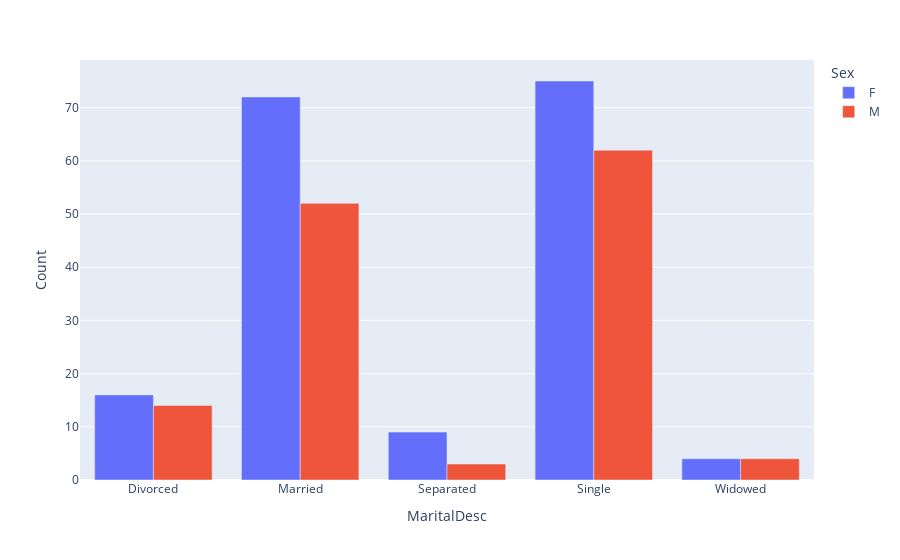

Source (notebook cell):
### Code cell
obj=px.bar(count_df,x='MaritalDesc',y='Count',color='Sex',barmode='group')
obj.show()

### Figure 1 — Plotly figure (JSON) as saved in the notebook; plotly's stock layout.template omitted (floating-point values rounded to 4 significant figures)
{"data": [{"alignmentgroup": "True", "hovertemplate": "Sex=F<br>MaritalDesc=%{x}<br>Count=%{y}<extra></extra>", "legendgroup": "F", "marker": {"color": "#636efa", "pattern": {"shape": ""}}, "name": "F", "offsetgroup": "F", "orientation": "v", "showlegend": true, "textposition": "auto", "type": "bar", "x": ["Divorced", "Married", "Separated", "Single", "Widowed"], "xaxis": "x", "y": [16, 72, 9, 75, 4], "yaxis": "y"}, {"alignmentgroup": "True", "hovertemplate": "Sex=M <br>MaritalDesc=%{x}<br>Count=%{y}<extra></extra>", "legendgroup": "M ", "marker": {"color": "#EF553B", "pattern": {"shape": ""}}, "name": "M ", "offsetgroup": "M ", "orientation": "v", "showlegend": true, "textposition": "auto", "type": "bar", "x": ["Divorced", "Married", "Separated", "Single", "Widowed"], "xaxis": "x", "y": [14, 52, 3, 62, 4], "yaxis": "y"}], "layout": {"autosize": true, "barmode": "group", "legend": {"title": {"text": "Sex"}, "tracegroupgap": 0}, "margin": {"t": 60}, "xaxis": {"anchor": "y", "autorange": true, "domain": [0, 1], "range": [-0.5, 4.5], "title": {"text": "MaritalDesc"}, "type": "category"}, "yaxis": {"anchor": "x", "autorange": true, "domain": [0, 1], "range": [0, 78.95], "title": {"text": "Count"}, "type": "linear"}}}
